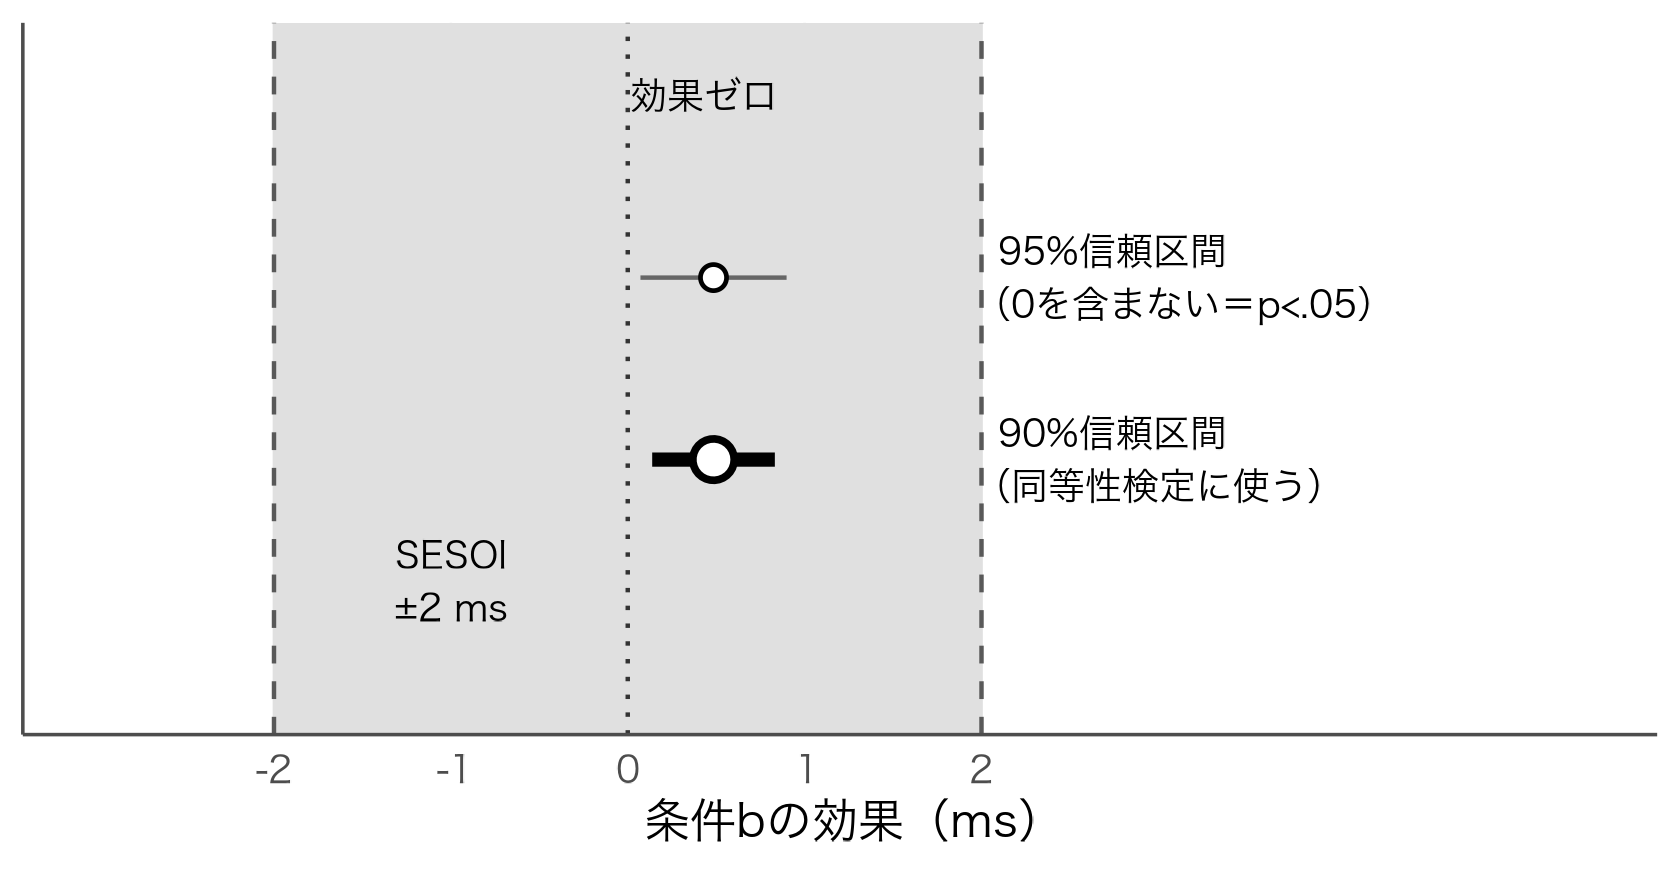

This chart was generated by the following R code:
# 第17章 図17-1（効果量の信頼区間とSESOI）・図17-2（サブサンプリング）。本文17.2〜17.5節と同一のコード・seed。
source("figures/style.R")
suppressPackageStartupMessages({library(tidyverse); library(lme4); library(lmerTest)})
set.seed(90)
d <- expand_grid(speaker = paste0("S", 1:200), token = 1:100) %>%
  mutate(
    sp_re = rep(rnorm(200, 0, 10), each = 100),
    condition = rep(c("a","b"), length.out = n()),
    VOT = 50 + ifelse(condition == "b", 0.3, 0) + sp_re + rnorm(n(), 0, 15))
m <- lmer(VOT ~ condition + (1 | speaker), data = d)
print(summary(m)$coefficients)
est <- fixef(m)["conditionb"]; se <- sqrt(vcov(m)["conditionb","conditionb"])
ci90 <- est + c(-1.645, 1.645) * se
ci95 <- est + c(-1.96, 1.96) * se
cat("est", round(est, 3), "se", round(se, 3), "ci90", round(ci90, 3), "ci95", round(ci95, 3), "\n")

# ---- 図17-1 ----
p1 <- ggplot() +
  annotate("rect", xmin = -2, xmax = 2, ymin = -Inf, ymax = Inf, fill = "grey88") +
  geom_vline(xintercept = 0, linetype = "dotted", colour = "grey20") +
  geom_vline(xintercept = c(-2, 2), linetype = "dashed", colour = "grey35", linewidth = 0.5) +
  geom_segment(aes(x = ci95[1], xend = ci95[2], y = 1.45, yend = 1.45), linewidth = 0.5, colour = "grey40") +
  geom_segment(aes(x = ci90[1], xend = ci90[2], y = 1, yend = 1), linewidth = 1.6, colour = "black") +
  geom_point(aes(x = est, y = 1), shape = 21, size = 3.8, fill = "white", stroke = 1.3) +
  geom_point(aes(x = est, y = 1.45), shape = 21, size = 2.4, fill = "white", stroke = 0.8) +
  annotate("text", x = 2.1, y = 1.45, hjust = 0, size = 3.1, family = "hira", label = "95%信頼区間\n（0を含まない＝p<.05）") +
  annotate("text", x = 2.1, y = 1.0, hjust = 0, size = 3.1, family = "hira", label = "90%信頼区間\n（同等性検定に使う）") +
  annotate("text", x = -1, y = 0.7, size = 3.1, family = "hira", label = "SESOI\n±2 ms") +
  annotate("text", x = 0.02, y = 1.9, hjust = 0, size = 3.1, family = "hira", label = "効果ゼロ") +
  scale_x_continuous(limits = c(-3, 5.4), breaks = -2:2) +
  scale_y_continuous(limits = c(0.4, 2.0)) +
  labs(x = "条件bの効果（ms）", y = NULL) +
  theme(axis.text.y = element_blank(), panel.grid.major.y = element_blank())
save_fig(p1, "ch17_sesoi_ci", w = 5.6, h = 2.9)

# ---- 図17-2 ----
speakers <- unique(d$speaker)
set.seed(91)
holdout_errors <- replicate(20, {
  test_sp <- sample(speakers, 20)
  train <- filter(d, !speaker %in% test_sp); test <- filter(d, speaker %in% test_sp)
  m_tr <- lmer(VOT ~ condition + (1 | speaker), data = train)
  pred <- predict(m_tr, newdata = test, allow.new.levels = TRUE)
  sqrt(mean((test$VOT - pred)^2))
})  # 本文と乱数列を揃えるため実行（図には使わない）
set.seed(92)
subsample_est <- function(prop) {
  sub_sp <- sample(speakers, round(length(speakers) * prop))
  fixef(lmer(VOT ~ condition + (1 | speaker), data = filter(d, speaker %in% sub_sp)))["conditionb"]
}
sub <- map_dfr(c(0.25, 0.5, 0.75, 1.0), function(p) {
  e <- replicate(10, subsample_est(p))
  cat(sprintf("話者%.0f%%使用: 平均=%.3f, SD=%.3f\n", p*100, mean(e), sd(e)))
  tibble(prop = p, est = e)
})
sub <- sub %>% mutate(lab = factor(sprintf("%d%%\n（%d名）", round(prop*100), round(200*prop)),
  levels = sprintf("%d%%\n（%d名）", c(25, 50, 75, 100), c(50, 100, 150, 200))))
p2 <- ggplot(sub, aes(lab, est)) +
  geom_hline(yintercept = est, linetype = "dashed", colour = "grey35") +
  geom_point(shape = 21, fill = "grey60", colour = "grey20", size = 2,
             position = position_jitter(width = 0.1, height = 0, seed = 1)) +
  stat_summary(fun = mean, geom = "point", shape = 23, size = 3.4, fill = "white", stroke = 1) +
  annotate("text", x = 4.45, y = est + 0.2, hjust = 1, size = 3.1, family = "hira", label = sprintf("破線：全話者での\n推定値 %.3f", est)) +
  labs(x = "使用した話者の割合（10回ずつ抽出）", y = "条件bの効果の推定値（ms）")
save_fig(p2, "ch17_subsample", w = 5.4, h = 3.4)
